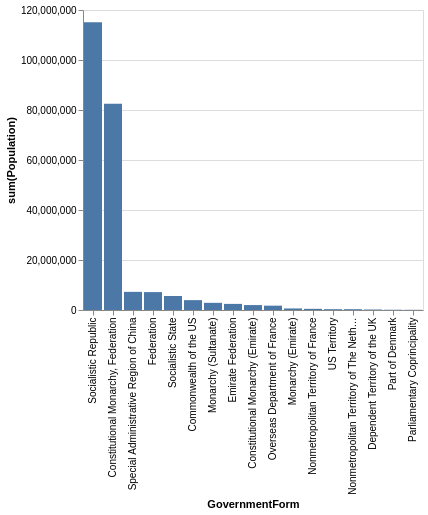

Source (Vega-Lite JSON):
### Vega-Lite specification from a JSON file in a GitHub repository (floating-point values rounded to 4 significant figures)
{"data": {"values": [{"x_data": "Commonwealth of the US", "y_data": 3947000}, {"x_data": "Constitutional Monarchy (Emirate)", "y_data": 1972000}, {"x_data": "Constitutional Monarchy, Federation", "y_data": 82516000}, {"x_data": "Dependent Territory of the UK", "y_data": 193050}, {"x_data": "Emirate Federation", "y_data": 2441000}, {"x_data": "Federation", "y_data": 7160400}, {"x_data": "Monarchy (Emirate)", "y_data": 617000}, {"x_data": "Monarchy (Sultanate)", "y_data": 2870000}, {"x_data": "Nonmetropolitan Territory of France", "y_data": 464000}, {"x_data": "Nonmetropolitan Territory of The Netherlands", "y_data": 320000}, {"x_data": "Overseas Department of France", "y_data": 1731000}, {"x_data": "Parliamentary Coprincipality", "y_data": 78000}, {"x_data": "Part of Denmark", "y_data": 99000}, {"x_data": "Socialistic Republic", "y_data": 115072000}, {"x_data": "Socialistic State", "y_data": 5605000}, {"x_data": "Special Administrative Region of China", "y_data": 7255000}, {"x_data": "US Territory", "y_data": 329000}]}, "mark": "bar", "encoding": {"x": {"field": "x_data", "type": "nominal", "title": "GovernmentForm", "sort": {"op": "sum", "field": "y_data", "order": "descending"}}, "y": {"field": "y_data", "type": "quantitative", "title": "sum(Population)"}}}
